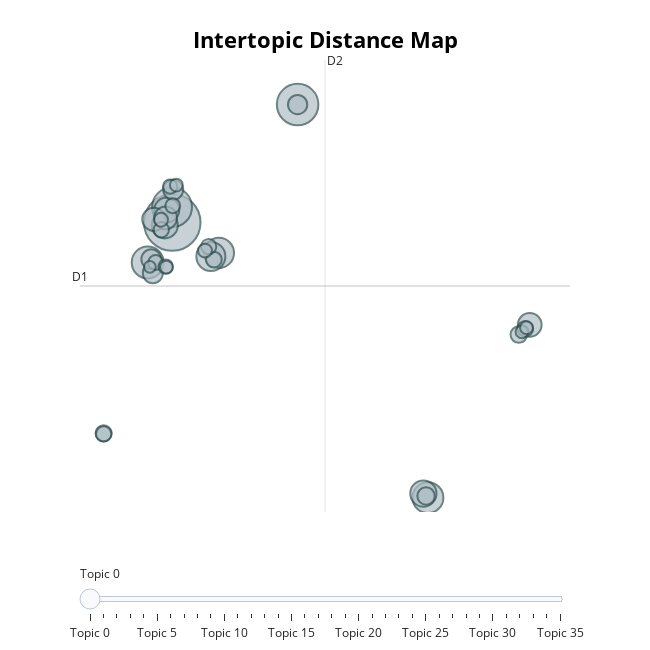

The code cell stored with this chart in its notebook:
### Code cell
model.visualize_topics()

### Figure 1 — Plotly figure (JSON) as saved in the notebook; plotly's stock layout.template omitted (floating-point values rounded to 4 significant figures)
{"data": [{"customdata": [[0, "said | market | year | us | fed", 232], [1, "china | chinese | yuan | us | said", 125], [2, "uk | inflation | boe | water | england", 115], [3, "africa | south | african | bank | said", 74], [4, "ukraine | russia | putin | russian | wagner", 69], [5, "mexico | central | argentina | brazil | inflation", 66], [6, "ecb | inflation | italy | european | central", 61], [7, "saudi | oil | arabia | crude | opec", 50], [8, "ai | google | workers | said | work", 49], [9, "rba | australia | zealand | lowe | australian", 45], [10, "tesla | electric | ev | car | vehicles", 41], [11, "biden | us | student | know | bidenomics", 39], [12, "microsoft | activision | ftc | deal | court", 38], [13, "yen | japan | boj | currency | policy", 29], [14, "turkey | lira | erdogan | turkish | ahlatci", 29], [15, "singapore | mas | korea | bok | said", 28], [16, "yellen | china | us | beijing | chinese", 27], [17, "crude | barrels | russia | russian | shipments", 22], [18, "heat | temperatures | temperature | weather | extreme", 20], [19, "labor | report | payrolls | june | rate", 19], [20, "food | rice | dairy | india | prices", 18], [21, "police | french | france | macron | paris", 18], [22, "fed | inflation | powell | rates | policymakers", 17], [23, "meta | threads | twitter | instagram | news", 17], [24, "sbb | property | estate | real | sweden", 17], [25, "canada | bank | rate | canadian | hike", 16], [26, "thailand | pita | thai | baht | vote", 16], [27, "pakistan | imf | program | nation | billion", 15], [28, "know | building | office | like | buildings", 15], [29, "canada | port | canadian | vancouver | mountain", 14], [30, "european | stocks | assistance | click | earnings", 14], [31, "green | hydrogen | eu | germany | energy", 12], [32, "energy | gas | supply | nuclear | global", 12], [33, "kong | hong | properties | property | residential", 12], [34, "greece | mitsotakis | greek | athens | minister", 12], [35, "rupee | india | indian | currency | rbi", 10]], "hovertemplate": "<b>Topic %{customdata[0]}</b><br>%{customdata[1]}<br>Size: %{customdata[2]}", "legendgroup": "", "marker": {"color": "#B0BEC5", "line": {"color": "DarkSlateGrey", "width": 2}, "size": [232, 125, 115, 74, 69, 66, 61, 50, 49, 45, 41, 39, 38, 29, 29, 28, 27, 22, 20, 19, 18, 18, 17, 17, 17, 16, 16, 15, 15, 14, 14, 12, 12, 12, 12, 10], "sizemode": "area", "sizeref": 0.145, "symbol": "circle"}, "mode": "markers", "name": "", "orientation": "v", "showlegend": false, "type": "scatter", "x": [-4.669, 1.913, -4.678, -5.957, 8.754, -2.218, -2.641, 8.515, -5.061, -4.957, 14.1, -5.636, -5.018, -5.688, -4.618, -5.773, 1.913, 8.655, 13.52, -8.271, 13.86, -2.483, -8.269, -5.242, -2.758, -4.642, -5.54, -4.778, -5.015, -5.258, -2.951, 13.69, 13.93, -4.977, -4.455, -5.844], "xaxis": "x", "y": [10.57, 17.51, 11.46, 8.208, -5.645, 8.767, 8.563, -5.406, 10.39, 11.3, 4.533, 10.75, 10.84, 7.578, 12.49, 8.4, 17.51, -5.546, 3.961, -1.857, 4.299, 8.373, -1.891, 10.13, 9.145, 11.55, 8.205, 12.67, 7.962, 10.73, 8.908, 4.127, 4.365, 7.936, 12.77, 7.947], "yaxis": "y"}], "layout": {"annotations": [{"showarrow": false, "text": "D1", "x": -9.511, "y": 6.821, "yshift": 10}, {"showarrow": false, "text": "D2", "x": 3.35, "xshift": 10, "y": 20.13}], "height": 650, "hoverlabel": {"bgcolor": "white", "font": {"family": "Rockwell", "size": 16}}, "legend": {"itemsizing": "constant", "tracegroupgap": 0}, "margin": {"t": 60}, "shapes": [{"line": {"color": "#CFD8DC", "width": 2}, "type": "line", "x0": 3.35, "x1": 3.35, "y0": -6.492, "y1": 20.13}, {"line": {"color": "#9E9E9E", "width": 2}, "type": "line", "x0": -9.511, "x1": 16.21, "y0": 6.821, "y1": 6.821}], "sliders": [{"active": 0, "pad": {"t": 50}, "steps": [{"args": [{"marker.color": [["red", "#B0BEC5", "#B0BEC5", "#B0BEC5", "#B0BEC5", "#B0BEC5", "#B0BEC5", "#B0BEC5", "#B0BEC5", "#B0BEC5", "#B0BEC5", "#B0BEC5", "#B0BEC5", "#B0BEC5", "#B0BEC5", "#B0BEC5", "#B0BEC5", "#B0BEC5", "#B0BEC5", "#B0BEC5", "#B0BEC5", "#B0BEC5", "#B0BEC5", "#B0BEC5", "#B0BEC5", "#B0BEC5", "#B0BEC5", "#B0BEC5", "#B0BEC5", "#B0BEC5", "#B0BEC5", "#B0BEC5", "#B0BEC5", "#B0BEC5", "#B0BEC5", "#B0BEC5"]]}], "label": "Topic 0", "method": "update"}, {"args": [{"marker.color": [["#B0BEC5", "red", "#B0BEC5", "#B0BEC5", "#B0BEC5", "#B0BEC5", "#B0BEC5", "#B0BEC5", "#B0BEC5", "#B0BEC5", "#B0BEC5", "#B0BEC5", "#B0BEC5", "#B0BEC5", "#B0BEC5", "#B0BEC5", "#B0BEC5", "#B0BEC5", "#B0BEC5", "#B0BEC5", "#B0BEC5", "#B0BEC5", "#B0BEC5", "#B0BEC5", "#B0BEC5", "#B0BEC5", "#B0BEC5", "#B0BEC5", "#B0BEC5", "#B0BEC5", "#B0BEC5", "#B0BEC5", "#B0BEC5", "#B0BEC5", "#B0BEC5", "#B0BEC5"]]}], "label": "Topic 1", "method": "update"}, {"args": [{"marker.color": [["#B0BEC5", "#B0BEC5", "red", "#B0BEC5", "#B0BEC5", "#B0BEC5", "#B0BEC5", "#B0BEC5", "#B0BEC5", "#B0BEC5", "#B0BEC5", "#B0BEC5", "#B0BEC5", "#B0BEC5", "#B0BEC5", "#B0BEC5", "#B0BEC5", "#B0BEC5", "#B0BEC5", "#B0BEC5", "#B0BEC5", "#B0BEC5", "#B0BEC5", "#B0BEC5", "#B0BEC5", "#B0BEC5", "#B0BEC5", "#B0BEC5", "#B0BEC5", "#B0BEC5", "#B0BEC5", "#B0BEC5", "#B0BEC5", "#B0BEC5", "#B0BEC5", "#B0BEC5"]]}], "label": "Topic 2", "method": "update"}, {"args": [{"marker.color": [["#B0BEC5", "#B0BEC5", "#B0BEC5", "red", "#B0BEC5", "#B0BEC5", "#B0BEC5", "#B0BEC5", "#B0BEC5", "#B0BEC5", "#B0BEC5", "#B0BEC5", "#B0BEC5", "#B0BEC5", "#B0BEC5", "#B0BEC5", "#B0BEC5", "#B0BEC5", "#B0BEC5", "#B0BEC5", "#B0BEC5", "#B0BEC5", "#B0BEC5", "#B0BEC5", "#B0BEC5", "#B0BEC5", "#B0BEC5", "#B0BEC5", "#B0BEC5", "#B0BEC5", "#B0BEC5", "#B0BEC5", "#B0BEC5", "#B0BEC5", "#B0BEC5", "#B0BEC5"]]}], "label": "Topic 3", "method": "update"}, {"args": [{"marker.color": [["#B0BEC5", "#B0BEC5", "#B0BEC5", "#B0BEC5", "red", "#B0BEC5", "#B0BEC5", "#B0BEC5", "#B0BEC5", "#B0BEC5", "#B0BEC5", "#B0BEC5", "#B0BEC5", "#B0BEC5", "#B0BEC5", "#B0BEC5", "#B0BEC5", "#B0BEC5", "#B0BEC5", "#B0BEC5", "#B0BEC5", "#B0BEC5", "#B0BEC5", "#B0BEC5", "#B0BEC5", "#B0BEC5", "#B0BEC5", "#B0BEC5", "#B0BEC5", "#B0BEC5", "#B0BEC5", "#B0BEC5", "#B0BEC5", "#B0BEC5", "#B0BEC5", "#B0BEC5"]]}], "label": "Topic 4", "method": "update"}, {"args": [{"marker.color": [["#B0BEC5", "#B0BEC5", "#B0BEC5", "#B0BEC5", "#B0BEC5", "red", "#B0BEC5", "#B0BEC5", "#B0BEC5", "#B0BEC5", "#B0BEC5", "#B0BEC5", "#B0BEC5", "#B0BEC5", "#B0BEC5", "#B0BEC5", "#B0BEC5", "#B0BEC5", "#B0BEC5", "#B0BEC5", "#B0BEC5", "#B0BEC5", "#B0BEC5", "#B0BEC5", "#B0BEC5", "#B0BEC5", "#B0BEC5", "#B0BEC5", "#B0BEC5", "#B0BEC5", "#B0BEC5", "#B0BEC5", "#B0BEC5", "#B0BEC5", "#B0BEC5", "#B0BEC5"]]}], "label": "Topic 5", "method": "update"}, {"args": [{"marker.color": [["#B0BEC5", "#B0BEC5", "#B0BEC5", "#B0BEC5", "#B0BEC5", "#B0BEC5", "red", "#B0BEC5", "#B0BEC5", "#B0BEC5", "#B0BEC5", "#B0BEC5", "#B0BEC5", "#B0BEC5", "#B0BEC5", "#B0BEC5", "#B0BEC5", "#B0BEC5", "#B0BEC5", "#B0BEC5", "#B0BEC5", "#B0BEC5", "#B0BEC5", "#B0BEC5", "#B0BEC5", "#B0BEC5", "#B0BEC5", "#B0BEC5", "#B0BEC5", "#B0BEC5", "#B0BEC5", "#B0BEC5", "#B0BEC5", "#B0BEC5", "#B0BEC5", "#B0BEC5"]]}], "label": "Topic 6", "method": "update"}, {"args": [{"marker.color": [["#B0BEC5", "#B0BEC5", "#B0BEC5", "#B0BEC5", "#B0BEC5", "#B0BEC5", "#B0BEC5", "red", "#B0BEC5", "#B0BEC5", "#B0BEC5", "#B0BEC5", "#B0BEC5", "#B0BEC5", "#B0BEC5", "#B0BEC5", "#B0BEC5", "#B0BEC5", "#B0BEC5", "#B0BEC5", "#B0BEC5", "#B0BEC5", "#B0BEC5", "#B0BEC5", "#B0BEC5", "#B0BEC5", "#B0BEC5", "#B0BEC5", "#B0BEC5", "#B0BEC5", "#B0BEC5", "#B0BEC5", "#B0BEC5", "#B0BEC5", "#B0BEC5", "#B0BEC5"]]}], "label": "Topic 7", "method": "update"}, {"args": [{"marker.color": [["#B0BEC5", "#B0BEC5", "#B0BEC5", "#B0BEC5", "#B0BEC5", "#B0BEC5", "#B0BEC5", "#B0BEC5", "red", "#B0BEC5", "#B0BEC5", "#B0BEC5", "#B0BEC5", "#B0BEC5", "#B0BEC5", "#B0BEC5", "#B0BEC5", "#B0BEC5", "#B0BEC5", "#B0BEC5", "#B0BEC5", "#B0BEC5", "#B0BEC5", "#B0BEC5", "#B0BEC5", "#B0BEC5", "#B0BEC5", "#B0BEC5", "#B0BEC5", "#B0BEC5", "#B0BEC5", "#B0BEC5", "#B0BEC5", "#B0BEC5", "#B0BEC5", "#B0BEC5"]]}], "label": "Topic 8", "method": "update"}, {"args": [{"marker.color": [["#B0BEC5", "#B0BEC5", "#B0BEC5", "#B0BEC5", "#B0BEC5", "#B0BEC5", "#B0BEC5", "#B0BEC5", "#B0BEC5", "red", "#B0BEC5", "#B0BEC5", "#B0BEC5", "#B0BEC5", "#B0BEC5", "#B0BEC5", "#B0BEC5", "#B0BEC5", "#B0BEC5", "#B0BEC5", "#B0BEC5", "#B0BEC5", "#B0BEC5", "#B0BEC5", "#B0BEC5", "#B0BEC5", "#B0BEC5", "#B0BEC5", "#B0BEC5", "#B0BEC5", "#B0BEC5", "#B0BEC5", "#B0BEC5", "#B0BEC5", "#B0BEC5", "#B0BEC5"]]}], "label": "Topic 9", "method": "update"}, {"args": [{"marker.color": [["#B0BEC5", "#B0BEC5", "#B0BEC5", "#B0BEC5", "#B0BEC5", "#B0BEC5", "#B0BEC5", "#B0BEC5", "#B0BEC5", "#B0BEC5", "red", "#B0BEC5", "#B0BEC5", "#B0BEC5", "#B0BEC5", "#B0BEC5", "#B0BEC5", "#B0BEC5", "#B0BEC5", "#B0BEC5", "#B0BEC5", "#B0BEC5", "#B0BEC5", "#B0BEC5", "#B0BEC5", "#B0BEC5", "#B0BEC5", "#B0BEC5", "#B0BEC5", "#B0BEC5", "#B0BEC5", "#B0BEC5", "#B0BEC5", "#B0BEC5", "#B0BEC5", "#B0BEC5"]]}], "label": "Topic 10", "method": "update"}, {"args": [{"marker.color": [["#B0BEC5", "#B0BEC5", "#B0BEC5", "#B0BEC5", "#B0BEC5", "#B0BEC5", "#B0BEC5", "#B0BEC5", "#B0BEC5", "#B0BEC5", "#B0BEC5", "red", "#B0BEC5", "#B0BEC5", "#B0BEC5", "#B0BEC5", "#B0BEC5", "#B0BEC5", "#B0BEC5", "#B0BEC5", "#B0BEC5", "#B0BEC5", "#B0BEC5", "#B0BEC5", "#B0BEC5", "#B0BEC5", "#B0BEC5", "#B0BEC5", "#B0BEC5", "#B0BEC5", "#B0BEC5", "#B0BEC5", "#B0BEC5", "#B0BEC5", "#B0BEC5", "#B0BEC5"]]}], "label": "Topic 11", "method": "update"}, {"args": [{"marker.color": [["#B0BEC5", "#B0BEC5", "#B0BEC5", "#B0BEC5", "#B0BEC5", "#B0BEC5", "#B0BEC5", "#B0BEC5", "#B0BEC5", "#B0BEC5", "#B0BEC5", "#B0BEC5", "red", "#B0BEC5", "#B0BEC5", "#B0BEC5", "#B0BEC5", "#B0BEC5", "#B0BEC5", "#B0BEC5", "#B0BEC5", "#B0BEC5", "#B0BEC5", "#B0BEC5", "#B0BEC5", "#B0BEC5", "#B0BEC5", "#B0BEC5", "#B0BEC5", "#B0BEC5", "#B0BEC5", "#B0BEC5", "#B0BEC5", "#B0BEC5", "#B0BEC5", "#B0BEC5"]]}], "label": "Topic 12", "method": "update"}, {"args": [{"marker.color": [["#B0BEC5", "#B0BEC5", "#B0BEC5", "#B0BEC5", "#B0BEC5", "#B0BEC5", "#B0BEC5", "#B0BEC5", "#B0BEC5", "#B0BEC5", "#B0BEC5", "#B0BEC5", "#B0BEC5", "red", "#B0BEC5", "#B0BEC5", "#B0BEC5", "#B0BEC5", "#B0BEC5", "#B0BEC5", "#B0BEC5", "#B0BEC5", "#B0BEC5", "#B0BEC5", "#B0BEC5", "#B0BEC5", "#B0BEC5", "#B0BEC5", "#B0BEC5", "#B0BEC5", "#B0BEC5", "#B0BEC5", "#B0BEC5", "#B0BEC5", "#B0BEC5", "#B0BEC5"]]}], "label": "Topic 13", "method": "update"}, {"args": [{"marker.color": [["#B0BEC5", "#B0BEC5", "#B0BEC5", "#B0BEC5", "#B0BEC5", "#B0BEC5", "#B0BEC5", "#B0BEC5", "#B0BEC5", "#B0BEC5", "#B0BEC5", "#B0BEC5", "#B0BEC5", "#B0BEC5", "red", "#B0BEC5", "#B0BEC5", "#B0BEC5", "#B0BEC5", "#B0BEC5", "#B0BEC5", "#B0BEC5", "#B0BEC5", "#B0BEC5", "#B0BEC5", "#B0BEC5", "#B0BEC5", "#B0BEC5", "#B0BEC5", "#B0BEC5", "#B0BEC5", "#B0BEC5", "#B0BEC5", "#B0BEC5", "#B0BEC5", "#B0BEC5"]]}], "label": "Topic 14", "method": "update"}, {"args": [{"marker.color": [["#B0BEC5", "#B0BEC5", "#B0BEC5", "#B0BEC5", "#B0BEC5", "#B0BEC5", "#B0BEC5", "#B0BEC5", "#B0BEC5", "#B0BEC5", "#B0BEC5", "#B0BEC5", "#B0BEC5", "#B0BEC5", "#B0BEC5", "red", "#B0BEC5", "#B0BEC5", "#B0BEC5", "#B0BEC5", "#B0BEC5", "#B0BEC5", "#B0BEC5", "#B0BEC5", "#B0BEC5", "#B0BEC5", "#B0BEC5", "#B0BEC5", "#B0BEC5", "#B0BEC5", "#B0BEC5", "#B0BEC5", "#B0BEC5", "#B0BEC5", "#B0BEC5", "#B0BEC5"]]}], "label": "Topic 15", "method": "update"}, {"args": [{"marker.color": [["#B0BEC5", "#B0BEC5", "#B0BEC5", "#B0BEC5", "#B0BEC5", "#B0BEC5", "#B0BEC5", "#B0BEC5", "#B0BEC5", "#B0BEC5", "#B0BEC5", "#B0BEC5", "#B0BEC5", "#B0BEC5", "#B0BEC5", "#B0BEC5", "red", "#B0BEC5", "#B0BEC5", "#B0BEC5", "#B0BEC5", "#B0BEC5", "#B0BEC5", "#B0BEC5", "#B0BEC5", "#B0BEC5", "#B0BEC5", "#B0BEC5", "#B0BEC5", "#B0BEC5", "#B0BEC5", "#B0BEC5", "#B0BEC5", "#B0BEC5", "#B0BEC5", "#B0BEC5"]]}], "label": "Topic 16", "method": "update"}, {"args": [{"marker.color": [["#B0BEC5", "#B0BEC5", "#B0BEC5", "#B0BEC5", "#B0BEC5", "#B0BEC5", "#B0BEC5", "#B0BEC5", "#B0BEC5", "#B0BEC5", "#B0BEC5", "#B0BEC5", "#B0BEC5", "#B0BEC5", "#B0BEC5", "#B0BEC5", "#B0BEC5", "red", "#B0BEC5", "#B0BEC5", "#B0BEC5", "#B0BEC5", "#B0BEC5", "#B0BEC5", "#B0BEC5", "#B0BEC5", "#B0BEC5", "#B0BEC5", "#B0BEC5", "#B0BEC5", "#B0BEC5", "#B0BEC5", "#B0BEC5", "#B0BEC5", "#B0BEC5", "#B0BEC5"]]}], "label": "Topic 17", "method": "update"}, {"args": [{"marker.color": [["#B0BEC5", "#B0BEC5", "#B0BEC5", "#B0BEC5", "#B0BEC5", "#B0BEC5", "#B0BEC5", "#B0BEC5", "#B0BEC5", "#B0BEC5", "#B0BEC5", "#B0BEC5", "#B0BEC5", "#B0BEC5", "#B0BEC5", "#B0BEC5", "#B0BEC5", "#B0BEC5", "red", "#B0BEC5", "#B0BEC5", "#B0BEC5", "#B0BEC5", "#B0BEC5", "#B0BEC5", "#B0BEC5", "#B0BEC5", "#B0BEC5", "#B0BEC5", "#B0BEC5", "#B0BEC5", "#B0BEC5", "#B0BEC5", "#B0BEC5", "#B0BEC5", "#B0BEC5"]]}], "label": "Topic 18", "method": "update"}, {"args": [{"marker.color": [["#B0BEC5", "#B0BEC5", "#B0BEC5", "#B0BEC5", "#B0BEC5", "#B0BEC5", "#B0BEC5", "#B0BEC5", "#B0BEC5", "#B0BEC5", "#B0BEC5", "#B0BEC5", "#B0BEC5", "#B0BEC5", "#B0BEC5", "#B0BEC5", "#B0BEC5", "#B0BEC5", "#B0BEC5", "red", "#B0BEC5", "#B0BEC5", "#B0BEC5", "#B0BEC5", "#B0BEC5", "#B0BEC5", "#B0BEC5", "#B0BEC5", "#B0BEC5", "#B0BEC5", "#B0BEC5", "#B0BEC5", "#B0BEC5", "#B0BEC5", "#B0BEC5", "#B0BEC5"]]}], "label": "Topic 19", "method": "update"}, {"args": [{"marker.color": [["#B0BEC5", "#B0BEC5", "#B0BEC5", "#B0BEC5", "#B0BEC5", "#B0BEC5", "#B0BEC5", "#B0BEC5", "#B0BEC5", "#B0BEC5", "#B0BEC5", "#B0BEC5", "#B0BEC5", "#B0BEC5", "#B0BEC5", "#B0BEC5", "#B0BEC5", "#B0BEC5", "#B0BEC5", "#B0BEC5", "red", "#B0BEC5", "#B0BEC5", "#B0BEC5", "#B0BEC5", "#B0BEC5", "#B0BEC5", "#B0BEC5", "#B0BEC5", "#B0BEC5", "#B0BEC5", "#B0BEC5", "#B0BEC5", "#B0BEC5", "#B0BEC5", "#B0BEC5"]]}], "label": "Topic 20", "method": "update"}, {"args": [{"marker.color": [["#B0BEC5", "#B0BEC5", "#B0BEC5", "#B0BEC5", "#B0BEC5", "#B0BEC5", "#B0BEC5", "#B0BEC5", "#B0BEC5", "#B0BEC5", "#B0BEC5", "#B0BEC5", "#B0BEC5", "#B0BEC5", "#B0BEC5", "#B0BEC5", "#B0BEC5", "#B0BEC5", "#B0BEC5", "#B0BEC5", "#B0BEC5", "red", "#B0BEC5", "#B0BEC5", "#B0BEC5", "#B0BEC5", "#B0BEC5", "#B0BEC5", "#B0BEC5", "#B0BEC5", "#B0BEC5", "#B0BEC5", "#B0BEC5", "#B0BEC5", "#B0BEC5", "#B0BEC5"]]}], "label": "Topic 21", "method": "update"}, {"args": [{"marker.color": [["#B0BEC5", "#B0BEC5", "#B0BEC5", "#B0BEC5", "#B0BEC5", "#B0BEC5", "#B0BEC5", "#B0BEC5", "#B0BEC5", "#B0BEC5", "#B0BEC5", "#B0BEC5", "#B0BEC5", "#B0BEC5", "#B0BEC5", "#B0BEC5", "#B0BEC5", "#B0BEC5", "#B0BEC5", "#B0BEC5", "#B0BEC5", "#B0BEC5", "red", "#B0BEC5", "#B0BEC5", "#B0BEC5", "#B0BEC5", "#B0BEC5", "#B0BEC5", "#B0BEC5", "#B0BEC5", "#B0BEC5", "#B0BEC5", "#B0BEC5", "#B0BEC5", "#B0BEC5"]]}], "label": "Topic 22", "method": "update"}, {"args": [{"marker.color": [["#B0BEC5", "#B0BEC5", "#B0BEC5", "#B0BEC5", "#B0BEC5", "#B0BEC5", "#B0BEC5", "#B0BEC5", "#B0BEC5", "#B0BEC5", "#B0BEC5", "#B0BEC5", "#B0BEC5", "#B0BEC5", "#B0BEC5", "#B0BEC5", "#B0BEC5", "#B0BEC5", "#B0BEC5", "#B0BEC5", "#B0BEC5", "#B0BEC5", "#B0BEC5", "red", "#B0BEC5", "#B0BEC5", "#B0BEC5", "#B0BEC5", "#B0BEC5", "#B0BEC5", "#B0BEC5", "#B0BEC5", "#B0BEC5", "#B0BEC5", "#B0BEC5", "#B0BEC5"]]}], "label": "Topic 23", "method": "update"}, {"args": [{"marker.color": [["#B0BEC5", "#B0BEC5", "#B0BEC5", "#B0BEC5", "#B0BEC5", "#B0BEC5", "#B0BEC5", "#B0BEC5", "#B0BEC5", "#B0BEC5", "#B0BEC5", "#B0BEC5", "#B0BEC5", "#B0BEC5", "#B0BEC5", "#B0BEC5", "#B0BEC5", "#B0BEC5", "#B0BEC5", "#B0BEC5", "#B0BEC5", "#B0BEC5", "#B0BEC5", "#B0BEC5", "red", "#B0BEC5", "#B0BEC5", "#B0BEC5", "#B0BEC5", "#B0BEC5", "#B0BEC5", "#B0BEC5", "#B0BEC5", "#B0BEC5", "#B0BEC5", "#B0BEC5"]]}], "label": "Topic 24", "method": "update"}, {"args": [{"marker.color": [["#B0BEC5", "#B0BEC5", "#B0BEC5", "#B0BEC5", "#B0BEC5", "#B0BEC5", "#B0BEC5", "#B0BEC5", "#B0BEC5", "#B0BEC5", "#B0BEC5", "#B0BEC5", "#B0BEC5", "#B0BEC5", "#B0BEC5", "#B0BEC5", "#B0BEC5", "#B0BEC5", "#B0BEC5", "#B0BEC5", "#B0BEC5", "#B0BEC5", "#B0BEC5", "#B0BEC5", "#B0BEC5", "red", "#B0BEC5", "#B0BEC5", "#B0BEC5", "#B0BEC5", "#B0BEC5", "#B0BEC5", "#B0BEC5", "#B0BEC5", "#B0BEC5", "#B0BEC5"]]}], "label": "Topic 25", "method": "update"}, {"args": [{"marker.color": [["#B0BEC5", "#B0BEC5", "#B0BEC5", "#B0BEC5", "#B0BEC5", "#B0BEC5", "#B0BEC5", "#B0BEC5", "#B0BEC5", "#B0BEC5", "#B0BEC5", "#B0BEC5", "#B0BEC5", "#B0BEC5", "#B0BEC5", "#B0BEC5", "#B0BEC5", "#B0BEC5", "#B0BEC5", "#B0BEC5", "#B0BEC5", "#B0BEC5", "#B0BEC5", "#B0BEC5", "#B0BEC5", "#B0BEC5", "red", "#B0BEC5", "#B0BEC5", "#B0BEC5", "#B0BEC5", "#B0BEC5", "#B0BEC5", "#B0BEC5", "#B0BEC5", "#B0BEC5"]]}], "label": "Topic 26", "method": "update"}, {"args": [{"marker.color": [["#B0BEC5", "#B0BEC5", "#B0BEC5", "#B0BEC5", "#B0BEC5", "#B0BEC5", "#B0BEC5", "#B0BEC5", "#B0BEC5", "#B0BEC5", "#B0BEC5", "#B0BEC5", "#B0BEC5", "#B0BEC5", "#B0BEC5", "#B0BEC5", "#B0BEC5", "#B0BEC5", "#B0BEC5", "#B0BEC5", "#B0BEC5", "#B0BEC5", "#B0BEC5", "#B0BEC5", "#B0BEC5", "#B0BEC5", "#B0BEC5", "red", "#B0BEC5", "#B0BEC5", "#B0BEC5", "#B0BEC5", "#B0BEC5", "#B0BEC5", "#B0BEC5", "#B0BEC5"]]}], "label": "Topic 27", "method": "update"}, {"args": [{"marker.color": [["#B0BEC5", "#B0BEC5", "#B0BEC5", "#B0BEC5", "#B0BEC5", "#B0BEC5", "#B0BEC5", "#B0BEC5", "#B0BEC5", "#B0BEC5", "#B0BEC5", "#B0BEC5", "#B0BEC5", "#B0BEC5", "#B0BEC5", "#B0BEC5", "#B0BEC5", "#B0BEC5", "#B0BEC5", "#B0BEC5", "#B0BEC5", "#B0BEC5", "#B0BEC5", "#B0BEC5", "#B0BEC5", "#B0BEC5", "#B0BEC5", "#B0BEC5", "red", "#B0BEC5", "#B0BEC5", "#B0BEC5", "#B0BEC5", "#B0BEC5", "#B0BEC5", "#B0BEC5"]]}], "label": "Topic 28", "method": "update"}, {"args": [{"marker.color": [["#B0BEC5", "#B0BEC5", "#B0BEC5", "#B0BEC5", "#B0BEC5", "#B0BEC5", "#B0BEC5", "#B0BEC5", "#B0BEC5", "#B0BEC5", "#B0BEC5", "#B0BEC5", "#B0BEC5", "#B0BEC5", "#B0BEC5", "#B0BEC5", "#B0BEC5", "#B0BEC5", "#B0BEC5", "#B0BEC5", "#B0BEC5", "#B0BEC5", "#B0BEC5", "#B0BEC5", "#B0BEC5", "#B0BEC5", "#B0BEC5", "#B0BEC5", "#B0BEC5", "red", "#B0BEC5", "#B0BEC5", "#B0BEC5", "#B0BEC5", "#B0BEC5", "#B0BEC5"]]}], "label": "Topic 29", "method": "update"}, {"args": [{"marker.color": [["#B0BEC5", "#B0BEC5", "#B0BEC5", "#B0BEC5", "#B0BEC5", "#B0BEC5", "#B0BEC5", "#B0BEC5", "#B0BEC5", "#B0BEC5", "#B0BEC5", "#B0BEC5", "#B0BEC5", "#B0BEC5", "#B0BEC5", "#B0BEC5", "#B0BEC5", "#B0BEC5", "#B0BEC5", "#B0BEC5", "#B0BEC5", "#B0BEC5", "#B0BEC5", "#B0BEC5", "#B0BEC5", "#B0BEC5", "#B0BEC5", "#B0BEC5", "#B0BEC5", "#B0BEC5", "red", "#B0BEC5", "#B0BEC5", "#B0BEC5", "#B0BEC5", "#B0BEC5"]]}], "label": "Topic 30", "method": "update"}, {"args": [{"marker.color": [["#B0BEC5", "#B0BEC5", "#B0BEC5", "#B0BEC5", "#B0BEC5", "#B0BEC5", "#B0BEC5", "#B0BEC5", "#B0BEC5", "#B0BEC5", "#B0BEC5", "#B0BEC5", "#B0BEC5", "#B0BEC5", "#B0BEC5", "#B0BEC5", "#B0BEC5", "#B0BEC5", "#B0BEC5", "#B0BEC5", "#B0BEC5", "#B0BEC5", "#B0BEC5", "#B0BEC5", "#B0BEC5", "#B0BEC5", "#B0BEC5", "#B0BEC5", "#B0BEC5", "#B0BEC5", "#B0BEC5", "red", "#B0BEC5", "#B0BEC5", "#B0BEC5", "#B0BEC5"]]}], "label": "Topic 31", "method": "update"}, {"args": [{"marker.color": [["#B0BEC5", "#B0BEC5", "#B0BEC5", "#B0BEC5", "#B0BEC5", "#B0BEC5", "#B0BEC5", "#B0BEC5", "#B0BEC5", "#B0BEC5", "#B0BEC5", "#B0BEC5", "#B0BEC5", "#B0BEC5", "#B0BEC5", "#B0BEC5", "#B0BEC5", "#B0BEC5", "#B0BEC5", "#B0BEC5", "#B0BEC5", "#B0BEC5", "#B0BEC5", "#B0BEC5", "#B0BEC5", "#B0BEC5", "#B0BEC5", "#B0BEC5", "#B0BEC5", "#B0BEC5", "#B0BEC5", "#B0BEC5", "red", "#B0BEC5", "#B0BEC5", "#B0BEC5"]]}], "label": "Topic 32", "method": "update"}, {"args": [{"marker.color": [["#B0BEC5", "#B0BEC5", "#B0BEC5", "#B0BEC5", "#B0BEC5", "#B0BEC5", "#B0BEC5", "#B0BEC5", "#B0BEC5", "#B0BEC5", "#B0BEC5", "#B0BEC5", "#B0BEC5", "#B0BEC5", "#B0BEC5", "#B0BEC5", "#B0BEC5", "#B0BEC5", "#B0BEC5", "#B0BEC5", "#B0BEC5", "#B0BEC5", "#B0BEC5", "#B0BEC5", "#B0BEC5", "#B0BEC5", "#B0BEC5", "#B0BEC5", "#B0BEC5", "#B0BEC5", "#B0BEC5", "#B0BEC5", "#B0BEC5", "red", "#B0BEC5", "#B0BEC5"]]}], "label": "Topic 33", "method": "update"}, {"args": [{"marker.color": [["#B0BEC5", "#B0BEC5", "#B0BEC5", "#B0BEC5", "#B0BEC5", "#B0BEC5", "#B0BEC5", "#B0BEC5", "#B0BEC5", "#B0BEC5", "#B0BEC5", "#B0BEC5", "#B0BEC5", "#B0BEC5", "#B0BEC5", "#B0BEC5", "#B0BEC5", "#B0BEC5", "#B0BEC5", "#B0BEC5", "#B0BEC5", "#B0BEC5", "#B0BEC5", "#B0BEC5", "#B0BEC5", "#B0BEC5", "#B0BEC5", "#B0BEC5", "#B0BEC5", "#B0BEC5", "#B0BEC5", "#B0BEC5", "#B0BEC5", "#B0BEC5", "red", "#B0BEC5"]]}], "label": "Topic 34", "method": "update"}, {"args": [{"marker.color": [["#B0BEC5", "#B0BEC5", "#B0BEC5", "#B0BEC5", "#B0BEC5", "#B0BEC5", "#B0BEC5", "#B0BEC5", "#B0BEC5", "#B0BEC5", "#B0BEC5", "#B0BEC5", "#B0BEC5", "#B0BEC5", "#B0BEC5", "#B0BEC5", "#B0BEC5", "#B0BEC5", "#B0BEC5", "#B0BEC5", "#B0BEC5", "#B0BEC5", "#B0BEC5", "#B0BEC5", "#B0BEC5", "#B0BEC5", "#B0BEC5", "#B0BEC5", "#B0BEC5", "#B0BEC5", "#B0BEC5", "#B0BEC5", "#B0BEC5", "#B0BEC5", "#B0BEC5", "red"]]}], "label": "Topic 35", "method": "update"}]}], "title": {"font": {"color": "Black", "size": 22}, "text": "<b>Intertopic Distance Map</b>", "x": 0.5, "xanchor": "center", "y": 0.95, "yanchor": "top"}, "width": 650, "xaxis": {"anchor": "y", "domain": [0, 1], "range": [-9.511, 16.21], "title": {"text": ""}, "visible": false}, "yaxis": {"anchor": "x", "domain": [0, 1], "range": [-6.492, 20.13], "title": {"text": ""}, "visible": false}}}
